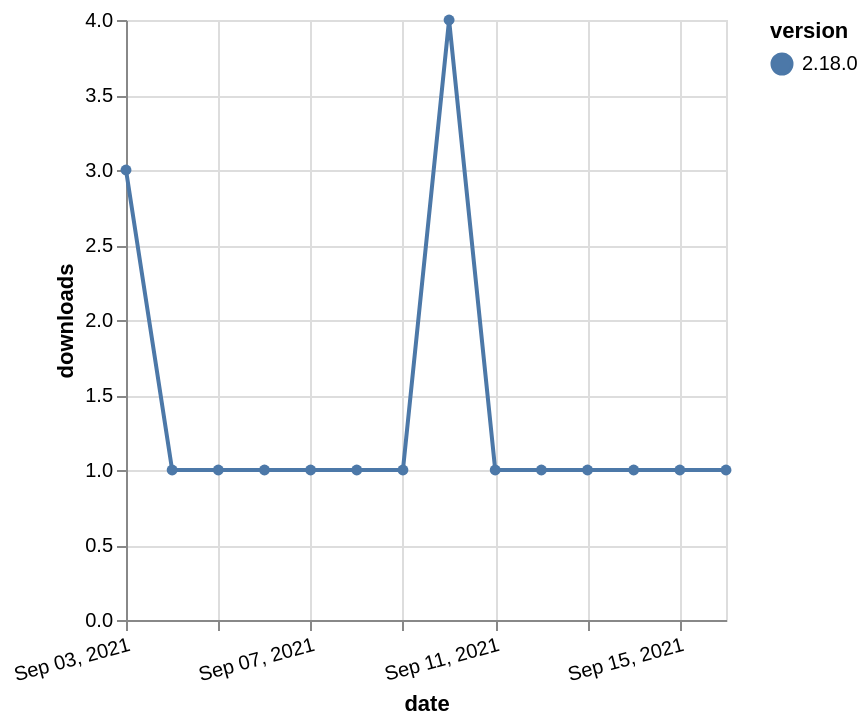

Source (Vega-Lite JSON):
### Vega-Lite specification from a JSON file in a GitHub repository (floating-point values rounded to 4 significant figures)
{"$schema": "https://vega.github.io/schema/vega-lite/v5.json", "description": "A simple bar chart with embedded data.", "data": {"values": [{"date": "2021-09-03", "total": 489, "delta": 3, "version": "2.18.0"}, {"date": "2021-09-04", "total": 490, "delta": 1, "version": "2.18.0"}, {"date": "2021-09-05", "total": 491, "delta": 1, "version": "2.18.0"}, {"date": "2021-09-06", "total": 492, "delta": 1, "version": "2.18.0"}, {"date": "2021-09-07", "total": 493, "delta": 1, "version": "2.18.0"}, {"date": "2021-09-08", "total": 494, "delta": 1, "version": "2.18.0"}, {"date": "2021-09-09", "total": 495, "delta": 1, "version": "2.18.0"}, {"date": "2021-09-10", "total": 499, "delta": 4, "version": "2.18.0"}, {"date": "2021-09-11", "total": 500, "delta": 1, "version": "2.18.0"}, {"date": "2021-09-12", "total": 501, "delta": 1, "version": "2.18.0"}, {"date": "2021-09-13", "total": 502, "delta": 1, "version": "2.18.0"}, {"date": "2021-09-14", "total": 503, "delta": 1, "version": "2.18.0"}, {"date": "2021-09-15", "total": 504, "delta": 1, "version": "2.18.0"}, {"date": "2021-09-16", "total": 505, "delta": 1, "version": "2.18.0"}]}, "width": "container", "mark": {"type": "line", "point": {"filled": true}}, "encoding": {"x": {"field": "date", "type": "temporal", "timeUnit": "yearmonthdate", "title": "date", "axis": {"labelAngle": -15}}, "y": {"field": "delta", "type": "quantitative", "title": "downloads"}, "color": {"field": "version", "type": "nominal"}, "tooltip": {"field": "delta"}}}
